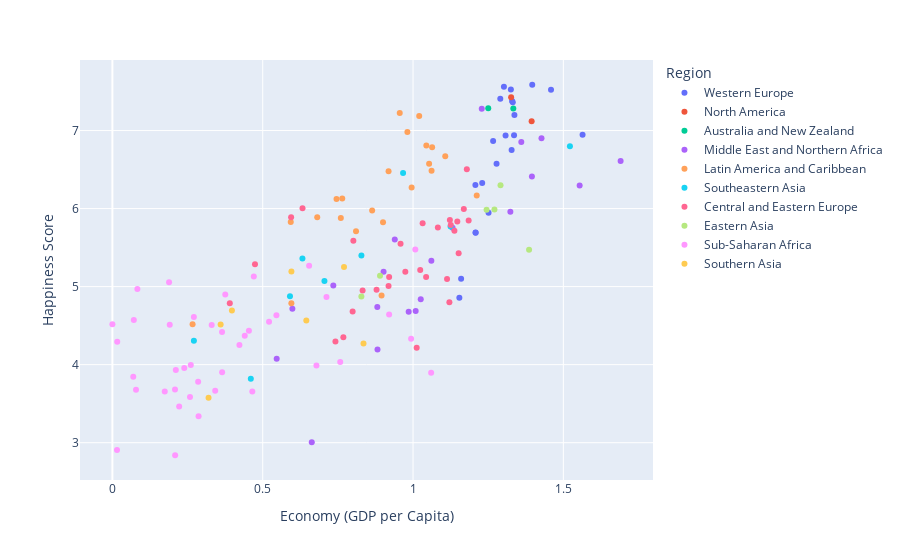

Notebook code for this chart:
### Code cell
px.scatter(df,x='Economy (GDP per Capita)',y='Happiness Score',color='Region',hover_data=['Region'])

### Figure 1 — Plotly figure (JSON) as saved in the notebook; plotly's stock layout.template omitted (floating-point values rounded to 4 significant figures)
{"data": [{"customdata": [["Western Europe"], ["Western Europe"], ["Western Europe"], ["Western Europe"], ["Western Europe"], ["Western Europe"], ["Western Europe"], ["Western Europe"], ["Western Europe"], ["Western Europe"], ["Western Europe"], ["Western Europe"], ["Western Europe"], ["Western Europe"], ["Western Europe"], ["Western Europe"], ["Western Europe"], ["Western Europe"], ["Western Europe"], ["Western Europe"], ["Western Europe"]], "hovertemplate": "Region=%{customdata[0]}<br>Economy (GDP per Capita)=%{x}<br>Happiness Score=%{y}<extra></extra>", "legendgroup": "Western Europe", "marker": {"color": "#636efa", "symbol": "circle"}, "mode": "markers", "name": "Western Europe", "orientation": "v", "showlegend": true, "type": "scatter", "x": [1.397, 1.302, 1.325, 1.459, 1.29, 1.329, 1.332, 1.337, 1.564, 1.336, 1.308, 1.266, 1.328, 1.278, 1.23, 1.207, 1.251, 1.208, 1.208, 1.16, 1.154], "xaxis": "x", "y": [7.587, 7.561, 7.527, 7.522, 7.406, 7.378, 7.364, 7.2, 6.946, 6.94, 6.937, 6.867, 6.75, 6.575, 6.329, 6.302, 5.948, 5.695, 5.689, 5.102, 4.857], "yaxis": "y"}, {"customdata": [["North America"], ["North America"]], "hovertemplate": "Region=%{customdata[0]}<br>Economy (GDP per Capita)=%{x}<br>Happiness Score=%{y}<extra></extra>", "legendgroup": "North America", "marker": {"color": "#EF553B", "symbol": "circle"}, "mode": "markers", "name": "North America", "orientation": "v", "showlegend": true, "type": "scatter", "x": [1.326, 1.395], "xaxis": "x", "y": [7.427, 7.119], "yaxis": "y"}, {"customdata": [["Australia and New Zealand"], ["Australia and New Zealand"]], "hovertemplate": "Region=%{customdata[0]}<br>Economy (GDP per Capita)=%{x}<br>Happiness Score=%{y}<extra></extra>", "legendgroup": "Australia and New Zealand", "marker": {"color": "#00cc96", "symbol": "circle"}, "mode": "markers", "name": "Australia and New Zealand", "orientation": "v", "showlegend": true, "type": "scatter", "x": [1.25, 1.334], "xaxis": "x", "y": [7.286, 7.284], "yaxis": "y"}, {"customdata": [["Middle East and Northern Africa"], ["Middle East and Northern Africa"], ["Middle East and Northern Africa"], ["Middle East and Northern Africa"], ["Middle East and Northern Africa"], ["Middle East and Northern Africa"], ["Middle East and Northern Africa"], ["Middle East and Northern Africa"], ["Middle East and Northern Africa"], ["Middle East and Northern Africa"], ["Middle East and Northern Africa"], ["Middle East and Northern Africa"], ["Middle East and Northern Africa"], ["Middle East and Northern Africa"], ["Middle East and Northern Africa"], ["Middle East and Northern Africa"], ["Middle East and Northern Africa"], ["Middle East and Northern Africa"], ["Middle East and Northern Africa"], ["Middle East and Northern Africa"]], "hovertemplate": "Region=%{customdata[0]}<br>Economy (GDP per Capita)=%{x}<br>Happiness Score=%{y}<extra></extra>", "legendgroup": "Middle East and Northern Africa", "marker": {"color": "#ab63fa", "symbol": "circle"}, "mode": "markers", "name": "Middle East and Northern Africa", "orientation": "v", "showlegend": true, "type": "scatter", "x": [1.229, 1.427, 1.36, 1.69, 1.395, 1.554, 1.324, 1.131, 0.9393, 1.061, 0.902, 0.7348, 1.026, 0.8811, 0.5987, 1.009, 0.9855, 0.8818, 0.5465, 0.6632], "xaxis": "x", "y": [7.278, 6.901, 6.853, 6.611, 6.411, 6.295, 5.96, 5.754, 5.605, 5.332, 5.192, 5.013, 4.839, 4.739, 4.715, 4.686, 4.677, 4.194, 4.077, 3.006], "yaxis": "y"}, {"customdata": [["Latin America and Caribbean"], ["Latin America and Caribbean"], ["Latin America and Caribbean"], ["Latin America and Caribbean"], ["Latin America and Caribbean"], ["Latin America and Caribbean"], ["Latin America and Caribbean"], ["Latin America and Caribbean"], ["Latin America and Caribbean"], ["Latin America and Caribbean"], ["Latin America and Caribbean"], ["Latin America and Caribbean"], ["Latin America and Caribbean"], ["Latin America and Caribbean"], ["Latin America and Caribbean"], ["Latin America and Caribbean"], ["Latin America and Caribbean"], ["Latin America and Caribbean"], ["Latin America and Caribbean"], ["Latin America and Caribbean"], ["Latin America and Caribbean"], ["Latin America and Caribbean"]], "hovertemplate": "Region=%{customdata[0]}<br>Economy (GDP per Capita)=%{x}<br>Happiness Score=%{y}<extra></extra>", "legendgroup": "Latin America and Caribbean", "marker": {"color": "#FFA15A", "symbol": "circle"}, "mode": "markers", "name": "Latin America and Caribbean", "orientation": "v", "showlegend": true, "type": "scatter", "x": [0.9558, 1.021, 0.9812, 1.044, 1.064, 1.107, 1.054, 1.062, 0.9186, 0.9953, 1.212, 0.7645, 0.7455, 0.864, 0.6813, 0.7599, 0.5933, 0.9002, 0.8104, 0.8954, 0.5953, 0.2667], "xaxis": "x", "y": [7.226, 7.187, 6.983, 6.81, 6.786, 6.67, 6.574, 6.485, 6.477, 6.269, 6.168, 6.13, 6.123, 5.975, 5.89, 5.878, 5.828, 5.824, 5.709, 4.885, 4.788, 4.518], "yaxis": "y"}, {"customdata": [["Southeastern Asia"], ["Southeastern Asia"], ["Southeastern Asia"], ["Southeastern Asia"], ["Southeastern Asia"], ["Southeastern Asia"], ["Southeastern Asia"], ["Southeastern Asia"], ["Southeastern Asia"]], "hovertemplate": "Region=%{customdata[0]}<br>Economy (GDP per Capita)=%{x}<br>Happiness Score=%{y}<extra></extra>", "legendgroup": "Southeastern Asia", "marker": {"color": "#19d3f3", "symbol": "circle"}, "mode": "markers", "name": "Southeastern Asia", "orientation": "v", "showlegend": true, "type": "scatter", "x": [1.522, 0.9669, 1.125, 0.8283, 0.6322, 0.7053, 0.5907, 0.2711, 0.4604], "xaxis": "x", "y": [6.798, 6.455, 5.77, 5.399, 5.36, 5.073, 4.876, 4.307, 3.819], "yaxis": "y"}, {"customdata": [["Central and Eastern Europe"], ["Central and Eastern Europe"], ["Central and Eastern Europe"], ["Central and Eastern Europe"], ["Central and Eastern Europe"], ["Central and Eastern Europe"], ["Central and Eastern Europe"], ["Central and Eastern Europe"], ["Central and Eastern Europe"], ["Central and Eastern Europe"], ["Central and Eastern Europe"], ["Central and Eastern Europe"], ["Central and Eastern Europe"], ["Central and Eastern Europe"], ["Central and Eastern Europe"], ["Central and Eastern Europe"], ["Central and Eastern Europe"], ["Central and Eastern Europe"], ["Central and Eastern Europe"], ["Central and Eastern Europe"], ["Central and Eastern Europe"], ["Central and Eastern Europe"], ["Central and Eastern Europe"], ["Central and Eastern Europe"], ["Central and Eastern Europe"], ["Central and Eastern Europe"], ["Central and Eastern Europe"], ["Central and Eastern Europe"], ["Central and Eastern Europe"]], "hovertemplate": "Region=%{customdata[0]}<br>Economy (GDP per Capita)=%{x}<br>Happiness Score=%{y}<extra></extra>", "legendgroup": "Central and Eastern Europe", "marker": {"color": "#FF6692", "symbol": "circle"}, "mode": "markers", "name": "Central and Eastern Europe", "orientation": "v", "showlegend": true, "type": "scatter", "x": [1.179, 0.6324, 1.169, 0.5945, 1.123, 1.185, 1.147, 1.032, 1.126, 1.083, 1.138, 0.8015, 0.9585, 1.152, 0.4743, 1.024, 0.9744, 1.043, 0.9205, 1.113, 0.9185, 0.8787, 0.8322, 1.121, 0.3905, 0.7991, 0.7682, 0.7419, 1.012], "xaxis": "x", "y": [6.505, 6.003, 5.995, 5.889, 5.855, 5.848, 5.833, 5.813, 5.791, 5.759, 5.716, 5.589, 5.548, 5.429, 5.286, 5.212, 5.192, 5.124, 5.123, 5.098, 5.007, 4.959, 4.949, 4.8, 4.786, 4.681, 4.35, 4.297, 4.218], "yaxis": "y"}, {"customdata": [["Eastern Asia"], ["Eastern Asia"], ["Eastern Asia"], ["Eastern Asia"], ["Eastern Asia"], ["Eastern Asia"]], "hovertemplate": "Region=%{customdata[0]}<br>Economy (GDP per Capita)=%{x}<br>Happiness Score=%{y}<extra></extra>", "legendgroup": "Eastern Asia", "marker": {"color": "#B6E880", "symbol": "circle"}, "mode": "markers", "name": "Eastern Asia", "orientation": "v", "showlegend": true, "type": "scatter", "x": [1.291, 1.271, 1.245, 1.386, 0.8901, 0.8282], "xaxis": "x", "y": [6.298, 5.987, 5.984, 5.474, 5.14, 4.874], "yaxis": "y"}, {"customdata": [["Sub-Saharan Africa"], ["Sub-Saharan Africa"], ["Sub-Saharan Africa"], ["Sub-Saharan Africa"], ["Sub-Saharan Africa"], ["Sub-Saharan Africa"], ["Sub-Saharan Africa"], ["Sub-Saharan Africa"], ["Sub-Saharan Africa"], ["Sub-Saharan Africa"], ["Sub-Saharan Africa"], ["Sub-Saharan Africa"], ["Sub-Saharan Africa"], ["Sub-Saharan Africa"], ["Sub-Saharan Africa"], ["Sub-Saharan Africa"], ["Sub-Saharan Africa"], ["Sub-Saharan Africa"], ["Sub-Saharan Africa"], ["Sub-Saharan Africa"], ["Sub-Saharan Africa"], ["Sub-Saharan Africa"], ["Sub-Saharan Africa"], ["Sub-Saharan Africa"], ["Sub-Saharan Africa"], ["Sub-Saharan Africa"], ["Sub-Saharan Africa"], ["Sub-Saharan Africa"], ["Sub-Saharan Africa"], ["Sub-Saharan Africa"], ["Sub-Saharan Africa"], ["Sub-Saharan Africa"], ["Sub-Saharan Africa"], ["Sub-Saharan Africa"], ["Sub-Saharan Africa"], ["Sub-Saharan Africa"], ["Sub-Saharan Africa"], ["Sub-Saharan Africa"], ["Sub-Saharan Africa"], ["Sub-Saharan Africa"]], "hovertemplate": "Region=%{customdata[0]}<br>Economy (GDP per Capita)=%{x}<br>Happiness Score=%{y}<extra></extra>", "legendgroup": "Sub-Saharan Africa", "marker": {"color": "#FF97FF", "symbol": "circle"}, "mode": "markers", "name": "Sub-Saharan Africa", "orientation": "v", "showlegend": true, "type": "scatter", "x": [1.008, 0.6543, 0.4704, 0.1885, 0.08308, 0.3755, 0.7121, 0.9205, 0.5456, 0.271, 0.0712, 0.5211, 0, 0.1907, 0.3302, 0.4541, 0.3647, 0.4402, 0.9936, 0.01604, 0.4225, 0.7578, 0.2607, 0.6787, 0.2391, 0.211, 0.365, 1.06, 0.0694, 0.2852, 0.2082, 0.0785, 0.3419, 0.1742, 0.4653, 0.2581, 0.2221, 0.2867, 0.0153, 0.2087], "xaxis": "x", "y": [5.477, 5.268, 5.129, 5.057, 4.971, 4.898, 4.867, 4.642, 4.633, 4.61, 4.571, 4.55, 4.517, 4.512, 4.507, 4.436, 4.419, 4.369, 4.332, 4.292, 4.252, 4.033, 3.995, 3.989, 3.956, 3.931, 3.904, 3.896, 3.845, 3.781, 3.681, 3.678, 3.667, 3.656, 3.655, 3.587, 3.465, 3.34, 2.905, 2.839], "yaxis": "y"}, {"customdata": [["Southern Asia"], ["Southern Asia"], ["Southern Asia"], ["Southern Asia"], ["Southern Asia"], ["Southern Asia"], ["Southern Asia"]], "hovertemplate": "Region=%{customdata[0]}<br>Economy (GDP per Capita)=%{x}<br>Happiness Score=%{y}<extra></extra>", "legendgroup": "Southern Asia", "marker": {"color": "#FECB52", "symbol": "circle"}, "mode": "markers", "name": "Southern Asia", "orientation": "v", "showlegend": true, "type": "scatter", "x": [0.7704, 0.5954, 0.3975, 0.645, 0.36, 0.8352, 0.3198], "xaxis": "x", "y": [5.253, 5.194, 4.694, 4.565, 4.514, 4.271, 3.575], "yaxis": "y"}], "layout": {"legend": {"title": {"text": "Region"}, "tracegroupgap": 0}, "margin": {"t": 60}, "xaxis": {"anchor": "y", "domain": [0, 1], "title": {"text": "Economy (GDP per Capita)"}}, "yaxis": {"anchor": "x", "domain": [0, 1], "title": {"text": "Happiness Score"}}}}
